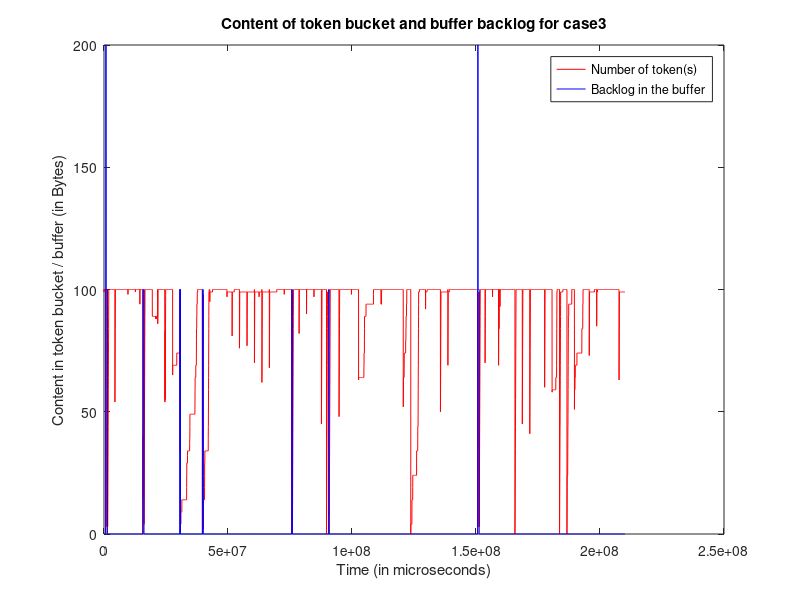

Write the MATLAB code that produced this figure.
clc; clear all;

[time_p2, packetsize_p2, bufferSize, noToken] = textread('bucket.txt', '%f %f %f %f');
i=1;
time2(i)=0;
buffer(i)=bufferSize(i);
%disp(buffer(i));
token(i)=noToken(i);
i=2;
while i<=length(packetsize_p2)
    time2(i)=time2(i-1)+time_p2(i);
    buffer(i)=bufferSize(i);
    token(i)=noToken(i);
    %disp(buffer(i));
    i=i+1;
end

%time2/1e6;



plot(time2,token,'-r',time2,buffer,'-b');
title('Content of token bucket and buffer backlog for case3');
xlabel('Time (in microseconds)');
ylabel('Content in token bucket / buffer (in Bytes)');
%xlim([0,2.1e6]);
%legend 
legend('Number of token(s)','Backlog in the buffer');